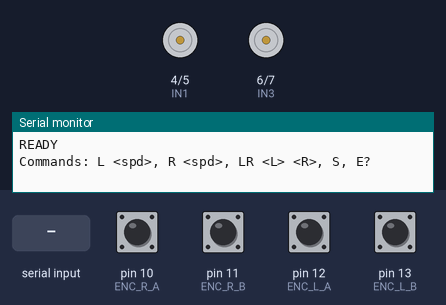
The sketch below on a simulated Arduino Uno, built with avr-gcc and run on an emulated ATmega328P. Parts: motor-driver pin pairs drawn as motors (green arrow = first pin HIGH = forward, orange = second pin HIGH = backward, longer = more drive, scaled by the enable pin), the last lines printed to the serial monitor. The test bench sets the inputs (shaded band); at power-on: pin 10 (ENC_R_A), pin 11 (ENC_R_B), pin 12 (ENC_L_A), pin 13 (ENC_L_B) HIGH.

Above: at 1.2 s.
1.3 s: "L 45\n" received over Serial
At 2.3 s:
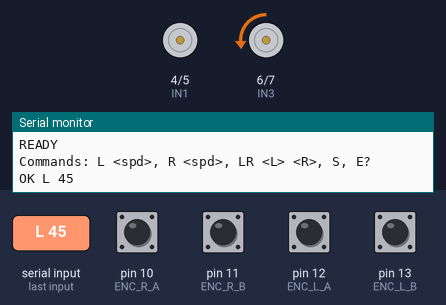
2.8 s: "R 45\n" received over Serial
At 3.5 s:
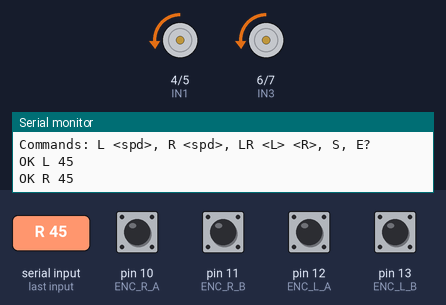
4.3 s: "S\n" received over Serial
At 4.6 s:
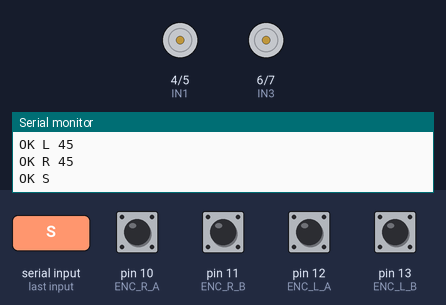
5.8 s: "R 45\n" received over Serial
At 6.9 s:
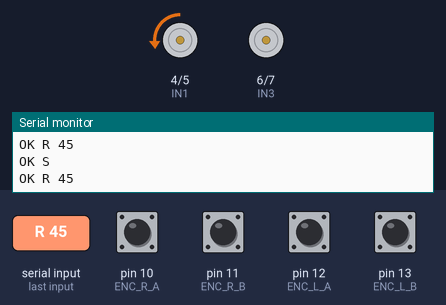
Timing chart, 0 to 8.3 s (numbered marks = the images above; inputs shaded):
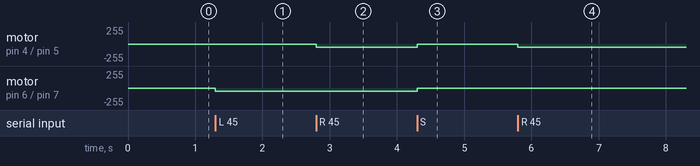

Measured:
- after the input at 1.3 s, motor on pin 6 (IN3) / pin 7 (IN4): stopped → backward 45/255 at once
- after the input at 2.8 s, motor on pin 4 (IN1) / pin 5 (IN2): stopped → backward 45/255 at once
- after the input at 4.3 s, motor on pin 4 (IN1) / pin 5 (IN2), motor on pin 6 (IN3) / pin 7 (IN4): backward 45/255 → stopped at once
- after the input at 5.8 s, motor on pin 4 (IN1) / pin 5 (IN2): stopped → backward 45/255 at once

The sketch:

serial_motors_controller_01.ino
```cpp
// ===== L298N PIN MAP =====

// RIGHT motor (Channel A)
const int ENA = 3;
const int IN1 = 4;
const int IN2 = 5;

// LEFT motor (Channel B)
const int ENB = 9;
const int IN3 = 6;
const int IN4 = 7;

// ===== Encoder pins (your setup) =====
const int ENC_R_A = 10;
const int ENC_R_B = 11;
const int ENC_L_A = 12;
const int ENC_L_B = 13;

// ===== Motor state =====
int cmdLeft = 0;   // -255..255
int cmdRight = 0;  // -255..255

// ===== Encoder counters (simple polling; OK for now) =====
volatile long encRight = 0;
volatile long encLeft = 0;
int lastRA = HIGH, lastRB = HIGH, lastLA = HIGH, lastLB = HIGH;

// ===== Serial parsing buffer =====
static const uint8_t BUF_LEN = 64;
char buf[BUF_LEN];
uint8_t buf_i = 0;

void setup() {
  pinMode(ENA, OUTPUT);
  pinMode(IN1, OUTPUT);
  pinMode(IN2, OUTPUT);

  pinMode(ENB, OUTPUT);
  pinMode(IN3, OUTPUT);
  pinMode(IN4, OUTPUT);

  pinMode(ENC_R_A, INPUT_PULLUP);
  pinMode(ENC_R_B, INPUT_PULLUP);
  pinMode(ENC_L_A, INPUT_PULLUP);
  pinMode(ENC_L_B, INPUT_PULLUP);

  Serial.begin(115200);
  stopAll();

  // initialize last states for polling
  lastRA = digitalRead(ENC_R_A);
  lastRB = digitalRead(ENC_R_B);
  lastLA = digitalRead(ENC_L_A);
  lastLB = digitalRead(ENC_L_B);

  Serial.println("READY");
  Serial.println("Commands: L <spd>, R <spd>, LR <L> <R>, S, E?");
}

void loop() {
  // 1) Read serial lines
  readSerialLines();

  // 2) Apply latest motor commands continuously
  setLeft(cmdLeft);
  setRight(cmdRight);

  // 3) Update encoder counts (simple polling)
  pollEncoders();
}

// ------------------- Motor control (matches your working logic) -------------------
// Your working logic:
// rightForward: IN1 LOW, IN2 HIGH
// rightBackward: IN1 HIGH, IN2 LOW
// leftForward:  IN3 LOW, IN4 HIGH
// leftBackward: IN3 HIGH, IN4 LOW

void setRight(int spd) { // -255..255
  spd = constrain(spd, -255, 255);
  int pwm = abs(spd);

  if (spd > 0) {        // forward
    digitalWrite(IN1, LOW);
    digitalWrite(IN2, HIGH);
  } else if (spd < 0) { // backward
    digitalWrite(IN1, HIGH);
    digitalWrite(IN2, LOW);
  } else {
    digitalWrite(IN1, LOW);
    digitalWrite(IN2, LOW);
  }
  analogWrite(ENA, pwm);
}

void setLeft(int spd) { // -255..255
  spd = constrain(spd, -255, 255);
  int pwm = abs(spd);

  if (spd > 0) {        // forward
    digitalWrite(IN3, LOW);
    digitalWrite(IN4, HIGH);
  } else if (spd < 0) { // backward
    digitalWrite(IN3, HIGH);
    digitalWrite(IN4, LOW);
  } else {
    digitalWrite(IN3, LOW);
    digitalWrite(IN4, LOW);
  }
  analogWrite(ENB, pwm);
}

void stopAll() {
  cmdLeft = 0;
  cmdRight = 0;
  analogWrite(ENA, 0);
  analogWrite(ENB, 0);
  digitalWrite(IN1, LOW); digitalWrite(IN2, LOW);
  digitalWrite(IN3, LOW); digitalWrite(IN4, LOW);
}

// ------------------- Serial line reader -------------------

void readSerialLines() {
  while (Serial.available() > 0) {
    char c = (char)Serial.read();

    if (c == '\r') continue; // ignore CR

    if (c == '\n') {
      buf[buf_i] = '\0';
      handleCommand(buf);
      buf_i = 0;
    } else {
      if (buf_i < BUF_LEN - 1) buf[buf_i++] = c;
      else { // overflow: reset line
        buf_i = 0;
      }
    }
  }
}

void handleCommand(const char* line) {
  // skip empty
  while (*line == ' ') line++;
  if (*line == '\0') return;

  // Single-letter commands
  if (strcmp(line, "S") == 0) {
    stopAll();
    Serial.println("OK S");
    return;
  }
  if (strcmp(line, "E?") == 0) {
    Serial.print("E ");
    Serial.print(encLeft);
    Serial.print(" ");
    Serial.println(encRight);
    return;
  }

  // Parse: L <int>
  if (line[0] == 'L' && line[1] == ' ') {
    int v = atoi(line + 2);
    cmdLeft = constrain(v, -255, 255);
    Serial.print("OK L ");
    Serial.println(cmdLeft);
    return;
  }

  // Parse: R <int>
  if (line[0] == 'R' && line[1] == ' ') {
    int v = atoi(line + 2);
    cmdRight = constrain(v, -255, 255);
    Serial.print("OK R ");
    Serial.println(cmdRight);
    return;
  }

  // Parse: LR <int> <int>
  if (line[0] == 'L' && line[1] == 'R' && line[2] == ' ') {
    // crude parse
    // line = "LR <L> <R>"
    const char* p = line + 3;
    int l = atoi(p);
    // move p to next space
    while (*p && *p != ' ') p++;
    while (*p == ' ') p++;
    int r = atoi(p);

    cmdLeft = constrain(l, -255, 255);
    cmdRight = constrain(r, -255, 255);

    Serial.print("OK LR ");
    Serial.print(cmdLeft);
    Serial.print(" ");
    Serial.println(cmdRight);
    return;
  }

  Serial.print("ERR ");
  Serial.println(line);
}

// ------------------- Encoder polling (simple) -------------------
// NOTE: This is not as accurate as interrupts, but matches your current pin usage.
// For best results later: move A-channels to D2/D3 interrupts.

void pollEncoders() {
  int ra = digitalRead(ENC_R_A);
  int rb = digitalRead(ENC_R_B);
  int la = digitalRead(ENC_L_A);
  int lb = digitalRead(ENC_L_B);

  // Right: count on A transitions, direction from B
  if (ra != lastRA) {
    if (ra == rb) encRight++; else encRight--;
    lastRA = ra;
  }
  // Left
  if (la != lastLA) {
    if (la == lb) encLeft++; else encLeft--;
    lastLA = la;
  }

  lastRB = rb;
  lastLB = lb;
}
```
